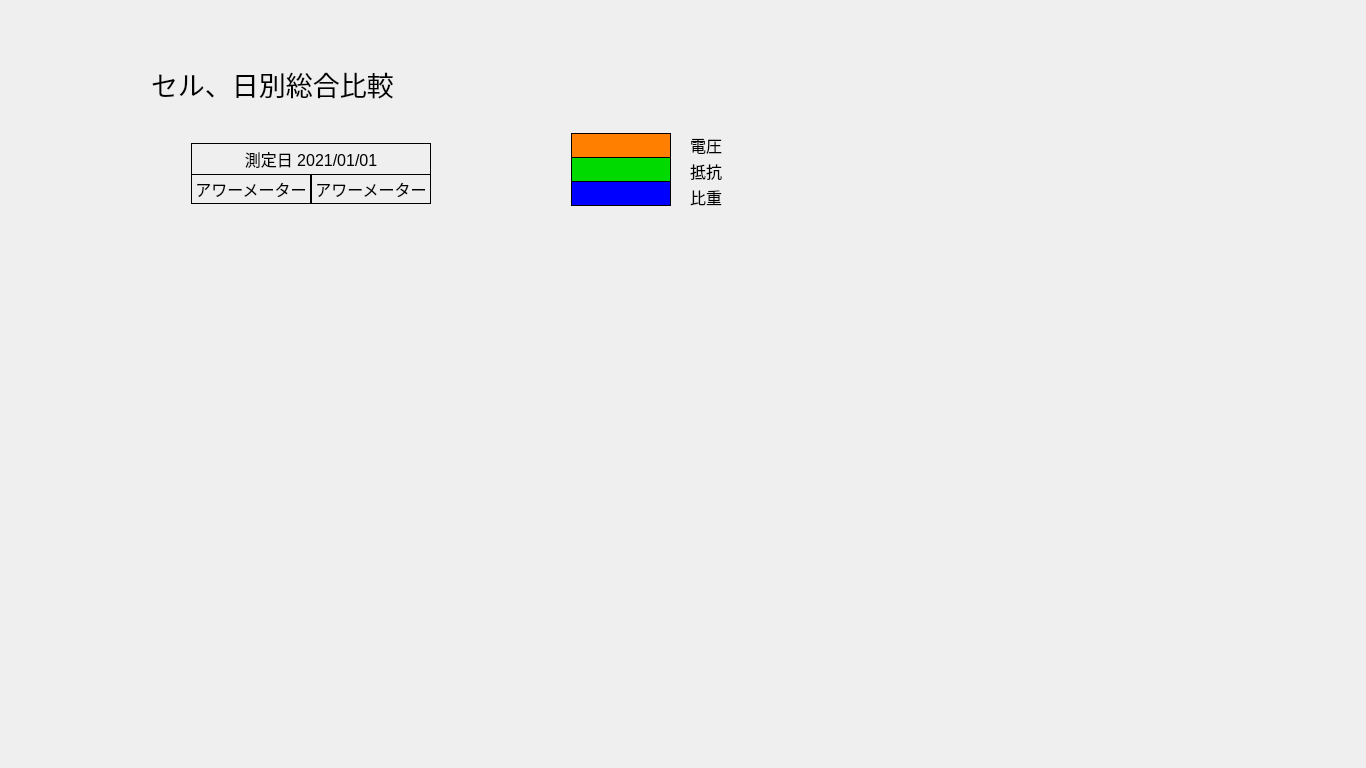
<?xml version="1.0" encoding="UTF-8"?>
<ui version="4.0">
 <class>ChartDialog1</class>
 <widget class="QDialog" name="ChartDialog1">
  <property name="geometry">
   <rect>
    <x>0</x>
    <y>0</y>
    <width>1366</width>
    <height>768</height>
   </rect>
  </property>
  <property name="windowTitle">
   <string>Dialog</string>
  </property>
  <property name="styleSheet">
   <string notr="true">#ChartDialog1{
	background-image: url(:/mages/resources/images/login-bg.jpg);
}</string>
  </property>
  <layout class="QVBoxLayout" name="verticalLayout_2">
   <item>
    <layout class="QVBoxLayout" name="verticalLayout">
     <property name="leftMargin">
      <number>50</number>
     </property>
     <property name="topMargin">
      <number>20</number>
     </property>
     <property name="rightMargin">
      <number>50</number>
     </property>
     <property name="bottomMargin">
      <number>50</number>
     </property>
     <item>
      <widget class="QWidget" name="widget" native="true">
       <property name="sizePolicy">
        <sizepolicy hsizetype="Preferred" vsizetype="Fixed">
         <horstretch>0</horstretch>
         <verstretch>0</verstretch>
        </sizepolicy>
       </property>
       <property name="minimumSize">
        <size>
         <width>0</width>
         <height>250</height>
        </size>
       </property>
       <widget class="QLabel" name="label">
        <property name="geometry">
         <rect>
          <x>90</x>
          <y>2</y>
          <width>291</width>
          <height>101</height>
         </rect>
        </property>
        <property name="font">
         <font>
          <pointsize>20</pointsize>
         </font>
        </property>
        <property name="text">
         <string>セル、日別総合比較</string>
        </property>
       </widget>
       <widget class="QLabel" name="chartDate_lbl">
        <property name="geometry">
         <rect>
          <x>130</x>
          <y>112</y>
          <width>240</width>
          <height>32</height>
         </rect>
        </property>
        <property name="sizePolicy">
         <sizepolicy hsizetype="Fixed" vsizetype="Fixed">
          <horstretch>0</horstretch>
          <verstretch>0</verstretch>
         </sizepolicy>
        </property>
        <property name="minimumSize">
         <size>
          <width>240</width>
          <height>32</height>
         </size>
        </property>
        <property name="font">
         <font>
          <pointsize>12</pointsize>
         </font>
        </property>
        <property name="styleSheet">
         <string notr="true">#chartDate_lbl {
border: 1px solid;
}</string>
        </property>
        <property name="text">
         <string>測定日 2021/01/01</string>
        </property>
        <property name="alignment">
         <set>Qt::AlignCenter</set>
        </property>
       </widget>
       <widget class="QLabel" name="chartHour_lbl">
        <property name="geometry">
         <rect>
          <x>130</x>
          <y>143</y>
          <width>120</width>
          <height>30</height>
         </rect>
        </property>
        <property name="sizePolicy">
         <sizepolicy hsizetype="Fixed" vsizetype="Fixed">
          <horstretch>0</horstretch>
          <verstretch>0</verstretch>
         </sizepolicy>
        </property>
        <property name="minimumSize">
         <size>
          <width>120</width>
          <height>30</height>
         </size>
        </property>
        <property name="font">
         <font>
          <pointsize>12</pointsize>
         </font>
        </property>
        <property name="styleSheet">
         <string notr="true">#chartHour_lbl {
	border:1px solid;
}</string>
        </property>
        <property name="text">
         <string>アワーメーター</string>
        </property>
        <property name="alignment">
         <set>Qt::AlignCenter</set>
        </property>
       </widget>
       <widget class="QLabel" name="chartHourvalue_lbl">
        <property name="geometry">
         <rect>
          <x>250</x>
          <y>143</y>
          <width>120</width>
          <height>30</height>
         </rect>
        </property>
        <property name="sizePolicy">
         <sizepolicy hsizetype="Fixed" vsizetype="Fixed">
          <horstretch>0</horstretch>
          <verstretch>0</verstretch>
         </sizepolicy>
        </property>
        <property name="minimumSize">
         <size>
          <width>120</width>
          <height>30</height>
         </size>
        </property>
        <property name="font">
         <font>
          <pointsize>12</pointsize>
         </font>
        </property>
        <property name="styleSheet">
         <string notr="true">#chartHourvalue_lbl {
	border:1px solid;
}</string>
        </property>
        <property name="text">
         <string>アワーメーター</string>
        </property>
        <property name="alignment">
         <set>Qt::AlignCenter</set>
        </property>
       </widget>
       <widget class="QLabel" name="label_2">
        <property name="geometry">
         <rect>
          <x>510</x>
          <y>102</y>
          <width>100</width>
          <height>25</height>
         </rect>
        </property>
        <property name="sizePolicy">
         <sizepolicy hsizetype="Fixed" vsizetype="Fixed">
          <horstretch>0</horstretch>
          <verstretch>0</verstretch>
         </sizepolicy>
        </property>
        <property name="minimumSize">
         <size>
          <width>100</width>
          <height>25</height>
         </size>
        </property>
        <property name="styleSheet">
         <string notr="true">background-color: rgb(255, 128, 0);
border:1px solid;</string>
        </property>
        <property name="text">
         <string/>
        </property>
       </widget>
       <widget class="QLabel" name="label_3">
        <property name="geometry">
         <rect>
          <x>510</x>
          <y>126</y>
          <width>100</width>
          <height>25</height>
         </rect>
        </property>
        <property name="sizePolicy">
         <sizepolicy hsizetype="Fixed" vsizetype="Fixed">
          <horstretch>0</horstretch>
          <verstretch>0</verstretch>
         </sizepolicy>
        </property>
        <property name="minimumSize">
         <size>
          <width>100</width>
          <height>25</height>
         </size>
        </property>
        <property name="styleSheet">
         <string notr="true">	background-color: rgb(0, 218, 0);
border: 1px solid;	
</string>
        </property>
        <property name="text">
         <string/>
        </property>
       </widget>
       <widget class="QLabel" name="label_4">
        <property name="geometry">
         <rect>
          <x>510</x>
          <y>150</y>
          <width>100</width>
          <height>25</height>
         </rect>
        </property>
        <property name="sizePolicy">
         <sizepolicy hsizetype="Fixed" vsizetype="Fixed">
          <horstretch>0</horstretch>
          <verstretch>0</verstretch>
         </sizepolicy>
        </property>
        <property name="minimumSize">
         <size>
          <width>100</width>
          <height>25</height>
         </size>
        </property>
        <property name="styleSheet">
         <string notr="true">	background-color: rgb(0, 0, 255);
border:1px solid;</string>
        </property>
        <property name="text">
         <string/>
        </property>
       </widget>
       <widget class="QWidget" name="">
        <property name="geometry">
         <rect>
          <x>629</x>
          <y>104</y>
          <width>34</width>
          <height>71</height>
         </rect>
        </property>
        <layout class="QVBoxLayout" name="verticalLayout_3">
         <item>
          <widget class="QLabel" name="label_5">
           <property name="font">
            <font>
             <pointsize>12</pointsize>
            </font>
           </property>
           <property name="text">
            <string>電圧</string>
           </property>
          </widget>
         </item>
         <item>
          <widget class="QLabel" name="label_6">
           <property name="font">
            <font>
             <pointsize>12</pointsize>
            </font>
           </property>
           <property name="text">
            <string>抵抗</string>
           </property>
          </widget>
         </item>
         <item>
          <widget class="QLabel" name="label_7">
           <property name="font">
            <font>
             <pointsize>12</pointsize>
            </font>
           </property>
           <property name="text">
            <string>比重</string>
           </property>
          </widget>
         </item>
        </layout>
       </widget>
      </widget>
     </item>
     <item>
      <widget class="QWidget" name="widget_2" native="true"/>
     </item>
    </layout>
   </item>
  </layout>
 </widget>
 <resources/>
 <connections/>
</ui>
